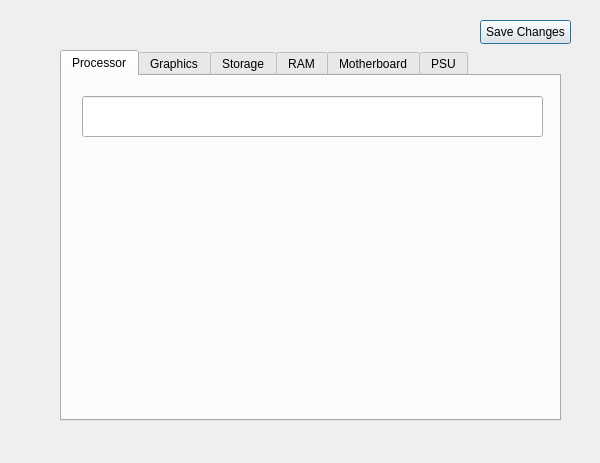
<?xml version="1.0" encoding="UTF-8"?>
<ui version="4.0">
 <class>loadbuildlistClass</class>
 <widget class="QDialog" name="loadbuildlistClass">
  <property name="geometry">
   <rect>
    <x>0</x>
    <y>0</y>
    <width>600</width>
    <height>463</height>
   </rect>
  </property>
  <property name="windowTitle">
   <string>Custom Component List</string>
  </property>
  <widget class="QTabWidget" name="tabWidget">
   <property name="geometry">
    <rect>
     <x>60</x>
     <y>50</y>
     <width>501</width>
     <height>371</height>
    </rect>
   </property>
   <property name="currentIndex">
    <number>0</number>
   </property>
   <widget class="QWidget" name="tab">
    <attribute name="title">
     <string>Processor</string>
    </attribute>
    <widget class="QLineEdit" name="cpuLabel">
     <property name="geometry">
      <rect>
       <x>20</x>
       <y>20</y>
       <width>461</width>
       <height>41</height>
      </rect>
     </property>
    </widget>
    <widget class="QLabel" name="label">
     <property name="geometry">
      <rect>
       <x>30</x>
       <y>80</y>
       <width>441</width>
       <height>241</height>
      </rect>
     </property>
     <property name="text">
      <string/>
     </property>
    </widget>
   </widget>
   <widget class="QWidget" name="tab_2">
    <attribute name="title">
     <string>Graphics</string>
    </attribute>
    <widget class="QLineEdit" name="gpuLabel">
     <property name="geometry">
      <rect>
       <x>20</x>
       <y>20</y>
       <width>461</width>
       <height>41</height>
      </rect>
     </property>
    </widget>
    <widget class="QLabel" name="label_2">
     <property name="geometry">
      <rect>
       <x>30</x>
       <y>80</y>
       <width>441</width>
       <height>241</height>
      </rect>
     </property>
     <property name="text">
      <string/>
     </property>
    </widget>
   </widget>
   <widget class="QWidget" name="tab_3">
    <attribute name="title">
     <string>Storage</string>
    </attribute>
    <widget class="QLineEdit" name="storageLabel">
     <property name="geometry">
      <rect>
       <x>20</x>
       <y>20</y>
       <width>461</width>
       <height>41</height>
      </rect>
     </property>
    </widget>
    <widget class="QLabel" name="label_3">
     <property name="geometry">
      <rect>
       <x>30</x>
       <y>80</y>
       <width>441</width>
       <height>241</height>
      </rect>
     </property>
     <property name="text">
      <string/>
     </property>
    </widget>
   </widget>
   <widget class="QWidget" name="tab_5">
    <attribute name="title">
     <string>RAM</string>
    </attribute>
    <widget class="QLineEdit" name="ramLabel">
     <property name="geometry">
      <rect>
       <x>20</x>
       <y>20</y>
       <width>461</width>
       <height>41</height>
      </rect>
     </property>
    </widget>
    <widget class="QLabel" name="label_4">
     <property name="geometry">
      <rect>
       <x>30</x>
       <y>80</y>
       <width>441</width>
       <height>241</height>
      </rect>
     </property>
     <property name="text">
      <string/>
     </property>
    </widget>
   </widget>
   <widget class="QWidget" name="tab_4">
    <attribute name="title">
     <string>Motherboard</string>
    </attribute>
    <widget class="QLineEdit" name="moboLabel">
     <property name="geometry">
      <rect>
       <x>20</x>
       <y>20</y>
       <width>461</width>
       <height>41</height>
      </rect>
     </property>
    </widget>
    <widget class="QLabel" name="label_5">
     <property name="geometry">
      <rect>
       <x>30</x>
       <y>80</y>
       <width>441</width>
       <height>241</height>
      </rect>
     </property>
     <property name="text">
      <string/>
     </property>
    </widget>
   </widget>
   <widget class="QWidget" name="tab_6">
    <attribute name="title">
     <string>PSU</string>
    </attribute>
    <widget class="QLineEdit" name="psuLabel">
     <property name="geometry">
      <rect>
       <x>20</x>
       <y>20</y>
       <width>461</width>
       <height>41</height>
      </rect>
     </property>
    </widget>
    <widget class="QLabel" name="label_6">
     <property name="geometry">
      <rect>
       <x>30</x>
       <y>80</y>
       <width>441</width>
       <height>241</height>
      </rect>
     </property>
     <property name="text">
      <string/>
     </property>
    </widget>
   </widget>
  </widget>
  <widget class="QPushButton" name="saveChanges">
   <property name="geometry">
    <rect>
     <x>480</x>
     <y>20</y>
     <width>91</width>
     <height>24</height>
    </rect>
   </property>
   <property name="text">
    <string>Save Changes</string>
   </property>
  </widget>
 </widget>
 <layoutdefault spacing="6" margin="11"/>
 <resources/>
 <connections/>
</ui>
